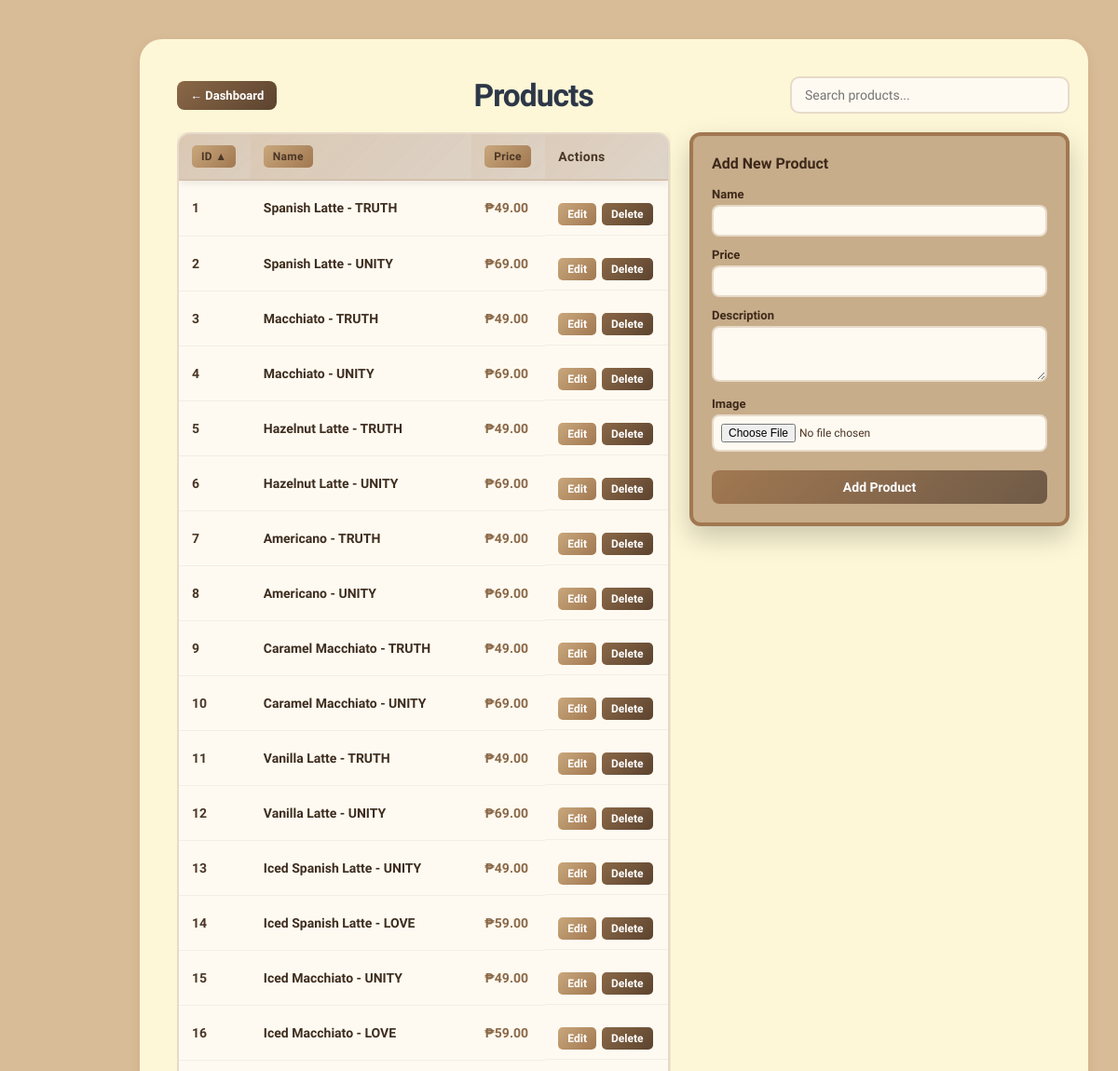
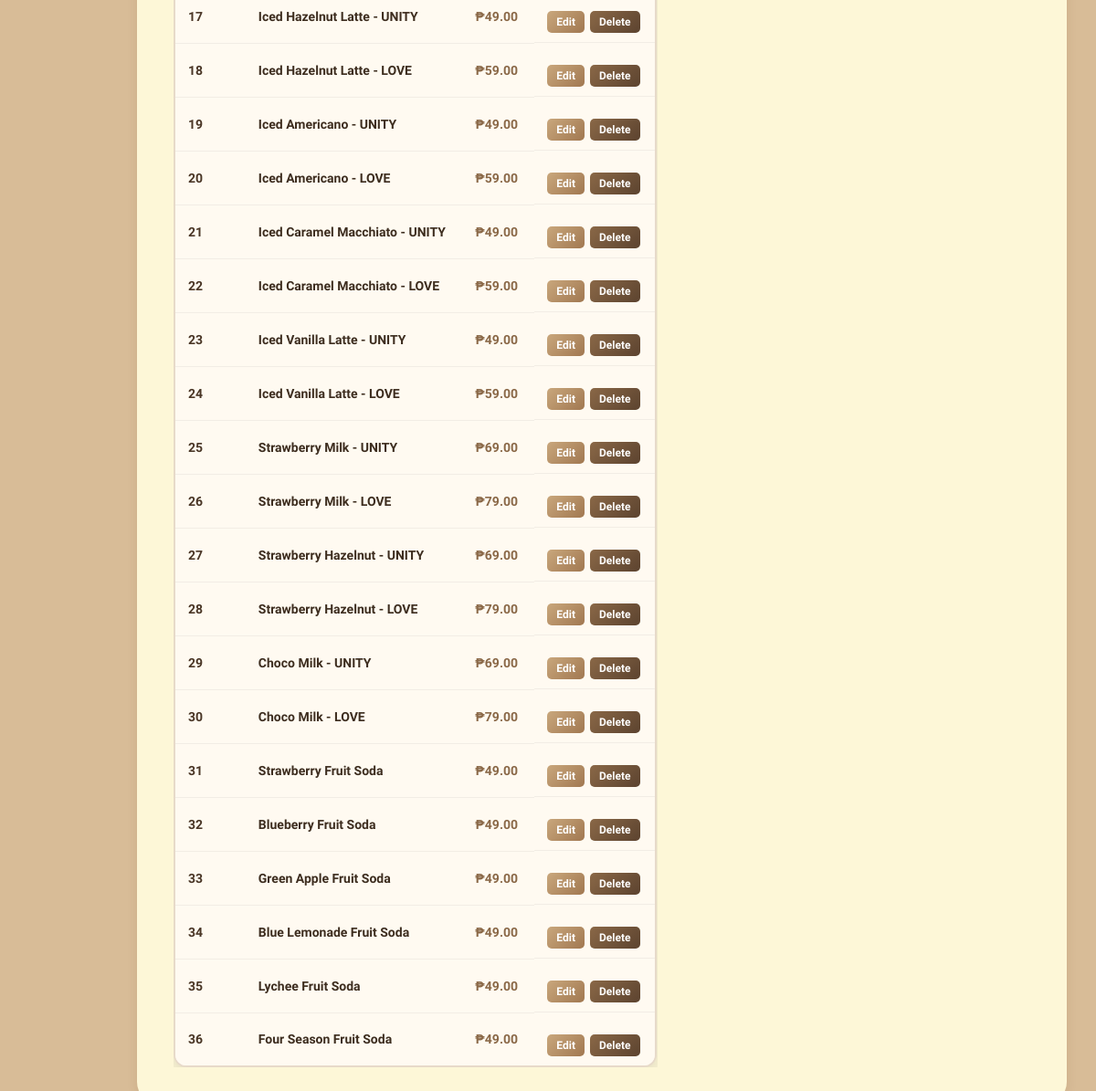
The app's page /admin/products.php (signed in) with its own data (2 pictures, top to bottom).
### tables this page shows
CREATE TABLE IF NOT EXISTS products (
  id INT AUTO_INCREMENT PRIMARY KEY,
  name VARCHAR(191) NOT NULL,
  price DECIMAL(10,2) NOT NULL DEFAULT 0,
  description TEXT,
  recipe_description TEXT,
  image_path VARCHAR(255),
  created_at TIMESTAMP DEFAULT CURRENT_TIMESTAMP
);

### admin/products.php (the view, shortened to what this page needs)
<?php
include '../database.php';
$allowedCols = ['id' => 'id', 'name' => 'name', 'price' => 'price'];
$sort = $_GET['sort'] ?? 'id';
$dir = strtolower($_GET['dir'] ?? 'asc');
$sortCol = $allowedCols[$sort] ?? 'id';
$dir = ($dir === 'desc') ? 'desc' : 'asc';
$orderSql = "$sortCol " . strtoupper($dir);
$res = $conn->query("SELECT * FROM products ORDER BY $orderSql");
?>
<!doctype html>
<html>
<head>
<link rel="stylesheet" href="../css/style.css">
<link rel="stylesheet" href="../css/design.css">
<link rel="stylesheet" href="../css/admin.css">
</head>
<body>
<main class="container">
  <div class="content-wrapper products-wrap">
    <div class="products-title-row">
      <a href="dashboard.php" class="back-to-dashboard">← Dashboard</a>
      <h1>Products</h1>
      <input type="search" class="products-search" placeholder="Search products..." id="productSearch" onkeyup="filterProducts()">
    </div>
    <div class="admin-main-container">
      <div class="products-grid">
        <div class="product-list-shell">
        <table class="product-list-table">
          <thead>
            <tr>
              <?php
                function nextDir($col, $sort, $dir) { return ($sort === $col && $dir === 'asc') ? 'desc' : 'asc'; }
                function dirArrow($col, $sort, $dir) {
                  if ($sort !== $col) return '';
                  return $dir === 'asc' ? ' ▲' : ' ▼';
                }
              ?>
              <th>
                <a href="?sort=id&dir=<?= nextDir('id', $sort, $dir) ?>">ID<?= dirArrow('id', $sort, $dir) ?></a>
              </th>
              <th>
                <a href="?sort=name&dir=<?= nextDir('name', $sort, $dir) ?>">Name<?= dirArrow('name', $sort, $dir) ?></a>
              </th>
              <th>
                <a href="?sort=price&dir=<?= nextDir('price', $sort, $dir) ?>">Price<?= dirArrow('price', $sort, $dir) ?></a>
              </th>
              <th>Actions</th>
            </tr>
          </thead>
          <tbody>
            <?php while($r=$res->fetch_assoc()): ?>
            <tr>
              <td class="product-id"><?= $r['id'] ?></td>
              <td class="product-name"><?= htmlspecialchars($r['name']) ?></td>
              <td class="product-price">₱<?= number_format($r['price'],2) ?></td>
              <td class="product-actions">
                <button class="edit-btn" onclick="openEditModal(<?= $r['id'] ?>, '<?= htmlspecialchars(addslashes($r['name'])) ?>')">Edit</button>
                <a href="product_delete.php?id=<?= $r['id'] ?>" class="delete-btn" onclick="return confirm('Delete this product?')">Delete</a>
              </td>
            </tr>
            <?php endwhile; ?>
          </tbody>
        </table>
        </div>
      </div>
      <aside class="product-add-panel">
        <h3>Add New Product</h3>
        <form method="post" action="product_add.php" enctype="multipart/form-data">
          <div class="form-group-compact">
            <label>Name</label>
            <input type="text" name="name" required>
          </div>
          <div class="form-group-compact">
            <label>Price</label>
            <input type="number" name="price" step="0.01" required>
          </div>
          <div class="form-group-compact">
            <label>Description</label>
            <textarea name="description"></textarea>
          </div>
          <div class="form-group-compact">
            <label>Image</label>
            <input type="file" name="image" accept="image/*">
          </div>
          <button type="submit" class="form-submit">Add Product</button>
        </form>
      </aside>
    </div>
  </div>
</main>
</body>
</html>

### css/style.css (style rules this page uses)
body { font-family:Arial,Helvetica,sans-serif;background:#f7f7f9;color:#222;margin:0 }
.container { padding:24px }
.product-actions { margin-top: 14px; }
body { font-family:'Segoe UI',Arial,Helvetica,sans-serif;background:#f7f7f9;color:#222;margin:0 }
h1 { font-size:2.1em; margin-bottom:18px; font-weight:700; color:#2d3748; letter-spacing:-1px; }

### css/design.css (style rules this page uses)
:root { --bg: #D8BC97; --panel: #FDF7D7; --accent: #A17851; --accent-dark: #6F5A47; --text: #4C3D2F; }
body, button, input, select, textarea { font-family: 'Viga', Arial, Helvetica, sans-serif; color: var(--text); }
html, body { height: 100%; margin: 0; background: var(--bg); }
.container { max-width: 1440px; margin: 18px auto; position: relative; padding: 24px 32px 24px 120px; }
.content-wrapper { background: var(--panel); border-radius: 24px; padding: 40px 20px 40px 40px; box-shadow: 0 4px 12px rgba(103,55,9,0.1); margin-bottom: 20px; margin-right: 480px; }
@media (max-width: 1200px) { .container { padding-left: 150px; } }
@media (max-width:1200px) { .content-wrapper { background: var(--panel); border-radius: 24px; padding: 40px 20px 40px 40px; margin-right: 0; flex: 1; } }

### records on screen
products: id "1", name "Spanish Latte - TRUTH", price "49.00"
products: id "2", name "Spanish Latte - UNITY", price "69.00"
products: id "3", name "Macchiato - TRUTH", price "49.00"
products: id "4", name "Macchiato - UNITY", price "69.00"
products: id "5", name "Hazelnut Latte - TRUTH", price "49.00"
products: id "6", name "Hazelnut Latte - UNITY", price "69.00"
products: id "7", name "Americano - TRUTH", price "49.00"
products: id "8", name "Americano - UNITY", price "69.00"
products: id "9", name "Caramel Macchiato - TRUTH", price "49.00"
products: id "10", name "Caramel Macchiato - UNITY", price "69.00"
products: id "11", name "Vanilla Latte - TRUTH", price "49.00"
products: id "12", name "Vanilla Latte - UNITY", price "69.00"
products: id "13", name "Iced Spanish Latte - UNITY", price "49.00"
products: id "14", name "Iced Spanish Latte - LOVE", price "59.00"
products: id "15", name "Iced Macchiato - UNITY", price "49.00"
products: id "16", name "Iced Macchiato - LOVE", price "59.00"
products: id "17", name "Iced Hazelnut Latte - UNITY", price "49.00"
products: id "18", name "Iced Hazelnut Latte - LOVE", price "59.00"
products: id "19", name "Iced Americano - UNITY", price "49.00"
products: id "20", name "Iced Americano - LOVE", price "59.00"
products: id "21", name "Iced Caramel Macchiato - UNITY", price "49.00"
products: id "22", name "Iced Caramel Macchiato - LOVE", price "59.00"
products: id "23", name "Iced Vanilla Latte - UNITY", price "49.00"
products: id "24", name "Iced Vanilla Latte - LOVE", price "59.00"
products: id "25", name "Strawberry Milk - UNITY", price "69.00"
products: id "26", name "Strawberry Milk - LOVE", price "79.00"
products: id "27", name "Strawberry Hazelnut - UNITY", price "69.00"
products: id "28", name "Strawberry Hazelnut - LOVE", price "79.00"
products: id "29", name "Choco Milk - UNITY", price "69.00"
products: id "30", name "Choco Milk - LOVE", price "79.00"
products: id "31", name "Strawberry Fruit Soda", price "49.00"
products: id "32", name "Blueberry Fruit Soda", price "49.00"
products: id "33", name "Green Apple Fruit Soda", price "49.00"
products: id "34", name "Blue Lemonade Fruit Soda", price "49.00"
products: id "35", name "Lychee Fruit Soda", price "49.00"
products: id "36", name "Four Season Fruit Soda", price "49.00"

### other values on screen
dirArrow('id', $sort, $dir) "▲"
